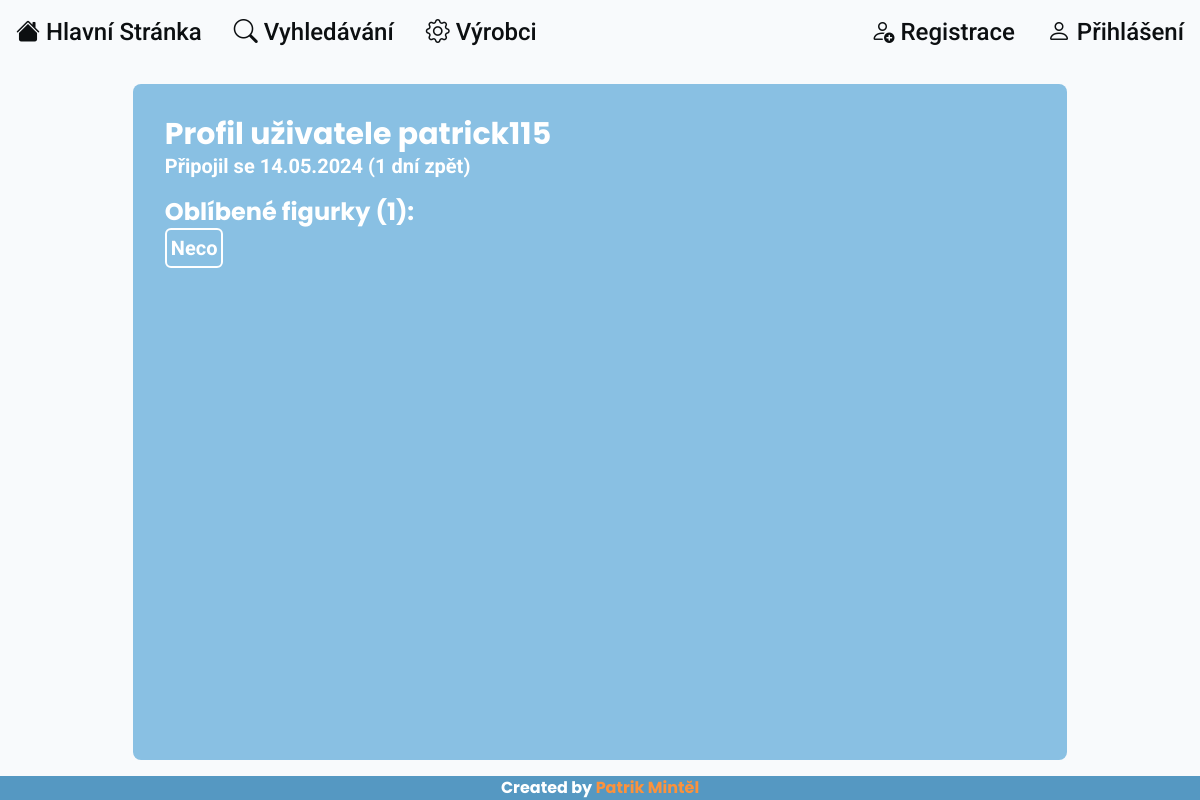
Page /user/2 on the earlier database version.
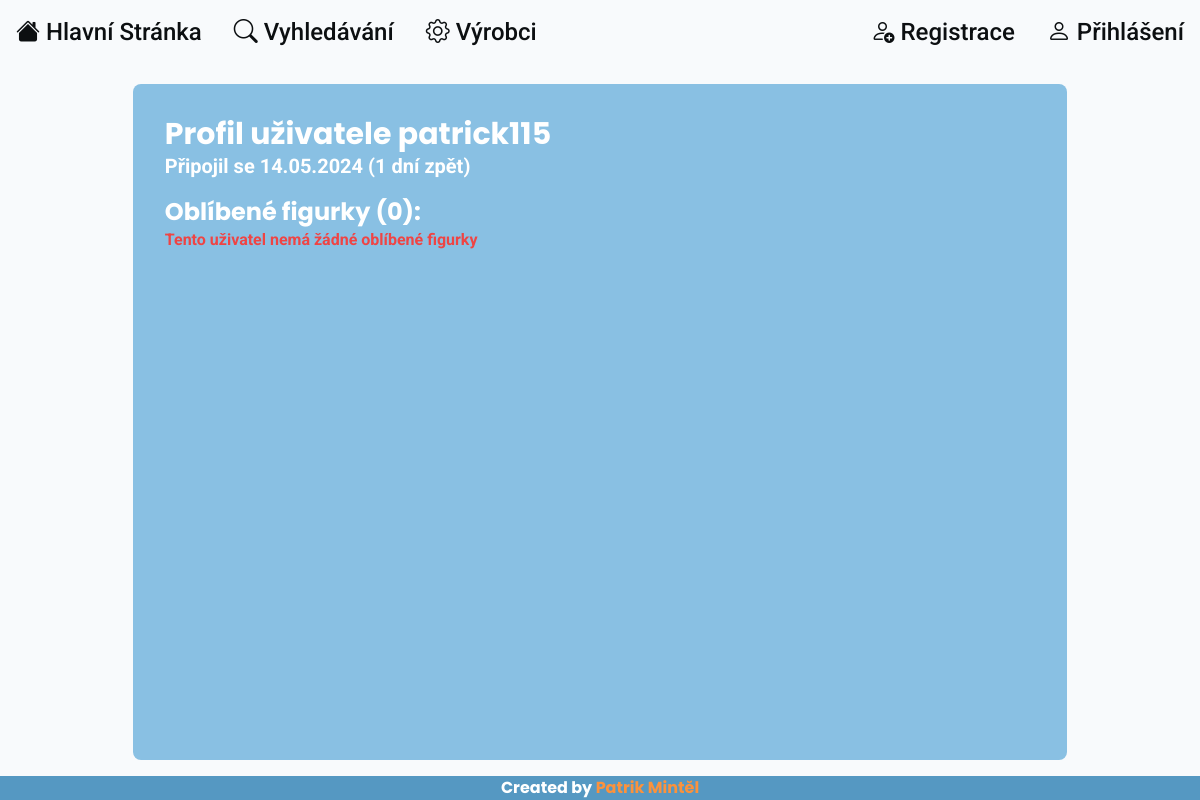
Same page on the later database version.
### AnimeFigures/models.py (models this page shows, shortened)
class User(models.Model):
    name = models.CharField(max_length=25)
    email = models.EmailField()
    password = models.CharField(max_length=255)
    added = models.DateField(auto_now_add=True)
    def getDate(self):
        return self.added.strftime("%d.%m.%Y")
    def getDiff(self):
        return dateDiff(self.added, datetime.date.today())

class UserLike(models.Model):
    user = models.ForeignKey("User", on_delete=models.CASCADE)
    figure = models.ForeignKey("Figure", on_delete=models.CASCADE)

class Figure(models.Model):
    name = models.CharField(max_length=50)
    anime = models.CharField(max_length=50)
    size = models.IntegerField()
    weight = models.FloatField()
    price = models.FloatField()
    year = models.IntegerField()
    manufacturer = models.ForeignKey(
        "Manufacturer", null=False, blank=False, on_delete=models.CASCADE
    )
    added = models.DateField(auto_now_add=True)
    added_by = models.ForeignKey("User", on_delete=models.SET_NULL, null=True)

### AnimeFigures/views.py (the view)
# urls.py: path("user/<int:user_id>", views.user, name="user"),
def user(request: HttpRequest, user_id: int):
    user = get_object_or_404(User, pk=user_id)
    liked_figures = UserLike.objects.filter(user=user)
    figures = list(map(lambda like: like.figure, liked_figures))
    images = get_figure_images(figures)
    return render(
        request,
        "AnimeFigures/user.html",
        get_session_data(request)
        | {
            "user": user,
            "liked_figures": liked_figures,
            "images": images,
        },
    )

### AnimeFigures/templatetags/filters.py (called while the page is built)
@register.filter
def hash(h: dict[T, I], key: T) -> I:
    return h.get(key)

### AnimeFigures/utils.py (called while the page is built)
def dateDiff(date1: datetime.date, date2: datetime.date) -> int:
    datesDiff = date1 - date2
    diff = round(abs(datesDiff.days / 365.25))
    if diff > 0:
        return f"{diff} let"
    diff = round(abs(datesDiff.days / 30))
    if diff > 0:
        return f"{diff} měsíců"
    diff = round(abs(datesDiff.days))
    return f"{diff} dní"

### AnimeFigures/views.py (called while the page is built)
def get_session_data(request: HttpRequest):
    dictionary = {}
    for field in session_fields:
        dictionary[field] = request.session.get(field)
    return dictionary

def get_figure_images(figures: list[Figure]):
    images: dict[int, str | None] = {}
    listDict = list(
        map(
            lambda figure: {
                "id": figure.pk,
                "url": Image.objects.filter(figure=figure).first(),
            },
            figures,
        )
    )
    for item in listDict:
        id = item["id"]
        item = item["url"]
        if item is not None:
            item = item.url
        images[id] = item
    return images

### templates/AnimeFigures/user.html (shortened to what this page needs)
{% extends "AnimeFigures/base.html" %}
{% load filters %}
{% block body %}
<section class="flex flex-col flex-1 m-auto w-[80%] min-w-72 bg-secondary text-white p-8 rounded-lg">
    <h1 class="text-3xl font-bold font-poppins">Profil uživatele {{user.name}}</h1>
    <h2 class="text-xl font-bold">Připojil se {{ user.getDate }} ({{ user.getDiff }} zpět)</h2>
    <main class="flex flex-col my-4">
        <h1 class="text-2xl font-bold font-poppins">Oblíbené figurky ({{ liked_figures.count }}): </h1>
        {% if liked_figures.count == 0 %}
            <h4 class="text-red-500 font-bold">Tento uživatel nemá žádné oblíbené figurky</h4>
        {% endif %}
        <div class="flex flex-row flex-wrap gap-4 items-stretch">
            {% for like in liked_figures %}
                {% if images|hash:like.figure.pk %}
                    <a class="p-1 border-white border-2 rounded-md" href="{% url 'figure' like.figure.pk %}"><img class="max-w-[80px] h-auto" src="{{ images|hash:like.figure.pk }}" alt="figure image" /></a>
                {% else %}
                    <a class="p-1 border-white border-2 rounded-md text-xl font-bold flex" href="{% url 'figure' like.figure.pk %}"><span class="my-auto">{{ like.figure.name }}</span></a>
                {% endif%}
            {% endfor %}
        </div>
    </main>
</section>
{% endblock %}

### templates/AnimeFigures/base.html (shortened to what this page needs)
{% load static %}
<!doctype html>
<html lang="en">
    <head>
        <link rel="stylesheet" href="{% static 'assets/css/main.css' %}" />
        <link rel="stylesheet" href="{% static 'assets/css/bootstrap-icons.min.css' %}" />
    </head>
    <body class="font-roboto bg-background text-text">
        <section class="flex h-full min-h-screen w-full flex-col">
            <nav class="flex w-full flex-row gap-8 p-4">
                <a class="border-b-4 border-b-transparent text-2xl font-medium transition-colors duration-200 hover:border-b-primary" href="{% url 'index' %}">
                    <i class="bi bi-house-fill"></i> Hlavní Stránka
                </a>
                <a class="border-b-4 border-b-transparent text-2xl font-medium transition-colors duration-200 hover:border-b-primary" href="{% url 'search' %}">
                    <i class="bi bi-search"></i> Vyhledávání
                </a>
                <a class="border-b-4 border-b-transparent text-2xl font-medium transition-colors duration-200 hover:border-b-primary" href="{% url 'manufacturers' %}">
                    <i class="bi bi-gear"></i> Výrobci
                </a>
                {% if user_id %}
                <a class="ml-auto border-b-4 border-b-transparent text-2xl font-medium transition-colors duration-200 hover:border-b-primary" href="{% url 'user' user_id %}">
                    <i class="bi bi-person"></i> Profil
                </a>
                <a class="border-b-4 border-b-transparent text-2xl font-medium transition-colors duration-200 hover:border-b-primary" href="{% url 'logout' %}">
                    <i class="bi bi-box-arrow-left"></i> Odhlášení
                </a>
                {% else %}
                <a class="ml-auto border-b-4 border-b-transparent text-2xl font-medium transition-colors duration-200 hover:border-b-primary" href="{% url 'register' %}">
                    <i class="bi bi-person-add"></i> Registrace
                </a>
                <a class="border-b-4 border-b-transparent text-2xl font-medium transition-colors duration-200 hover:border-b-primary" href="{% url 'login' %}">
                    <i class="bi bi-person"></i> Přihlášení
                </a>
                {% endif %}
            </nav>
            <main class="flex flex-col flex-1 p-4">
                {% block body %} {% endblock %}
            </main>
            <footer class="w-full bg-primary">
                <h2 class="text-md font-bold text-center font-poppins text-white">Created by <a class="text-orange-400" href="https://patrick115.eu">Patrik Mintěl</a></h2>
            </footer>
        </section>
    </body>
</html>

### static/assets/css/main.css (style rules this page uses)
html, :host { line-height: 1.5; -webkit-text-size-adjust: 100%; -moz-tab-size: 4; -o-tab-size: 4; tab-size: 4; font-family: ui-sans-serif, system-ui, sans-serif, "Apple Color Emoji", "Segoe UI Emoji", "Segoe UI Symbol", "Noto Color Emoji"; font-feature-settings: normal; font-variation-settings: normal; -webkit-tap-highlight-color: transparent; }
body { margin: 0; line-height: inherit; }
h1, h2, h3, h4, h5, h6 { font-size: inherit; font-weight: inherit; }
a { color: inherit; text-decoration: inherit; }
blockquote, dl, dd, h1, h2, h3, h4, h5, h6, hr, figure, p, pre { margin: 0; }
.m-auto { margin: auto; }
.my-4 { margin-top: 1rem; margin-bottom: 1rem; }
.ml-auto { margin-left: auto; }
.flex { display: flex; }
.h-full { height: 100%; }
.min-h-screen { min-height: 100vh; }
.w-\[80\%\] { width: 80%; }
.w-full { width: 100%; }
.min-w-72 { min-width: 18rem; }
.flex-1 { flex: 1 1 0%; }
.flex-row { flex-direction: row; }
.flex-col { flex-direction: column; }
.gap-8 { gap: 2rem; }
.rounded-lg { border-radius: 0.5rem; }
.border-b-4 { border-bottom-width: 4px; }
.border-b-transparent { border-bottom-color: transparent; }
.bg-background { --tw-bg-opacity: 1; background-color: rgb(248 250 252 / var(--tw-bg-opacity)); }
.bg-primary { --tw-bg-opacity: 1; background-color: rgb(85 152 194 / var(--tw-bg-opacity)); }
.bg-secondary { --tw-bg-opacity: 1; background-color: rgb(137 192 227 / var(--tw-bg-opacity)); }
.p-4 { padding: 1rem; }
.p-8 { padding: 2rem; }
.text-center { text-align: center; }
.font-poppins { font-family: Poppins, sans-serif; }
.font-roboto { font-family: Roboto, sans-serif; }
.text-2xl { font-size: 1.5rem; line-height: 2rem; }
.text-3xl { font-size: 1.875rem; line-height: 2.25rem; }
.text-xl { font-size: 1.25rem; line-height: 1.75rem; }
.font-bold { font-weight: 700; }
.font-medium { font-weight: 500; }
.text-orange-400 { --tw-text-opacity: 1; color: rgb(251 146 60 / var(--tw-text-opacity)); }
.text-red-500 { --tw-text-opacity: 1; color: rgb(239 68 68 / var(--tw-text-opacity)); }
.text-text { --tw-text-opacity: 1; color: rgb(12 15 17 / var(--tw-text-opacity)); }
.text-white { --tw-text-opacity: 1; color: rgb(255 255 255 / var(--tw-text-opacity)); }
.transition-colors { transition-property: color, background-color, border-color, text-decoration-color, fill, stroke; transition-timing-function: cubic-bezier(0.4, 0, 0.2, 1); transition-duration: 150ms; }
.duration-200 { transition-duration: 200ms; }

Differences in the rows shown:
removed UserLike: figure.name "Neco"
Other differences:
{{ liked_figures.count }}: "1" → "0"
text now shown: "Tento uživatel nemá žádné oblíbené figurky"
